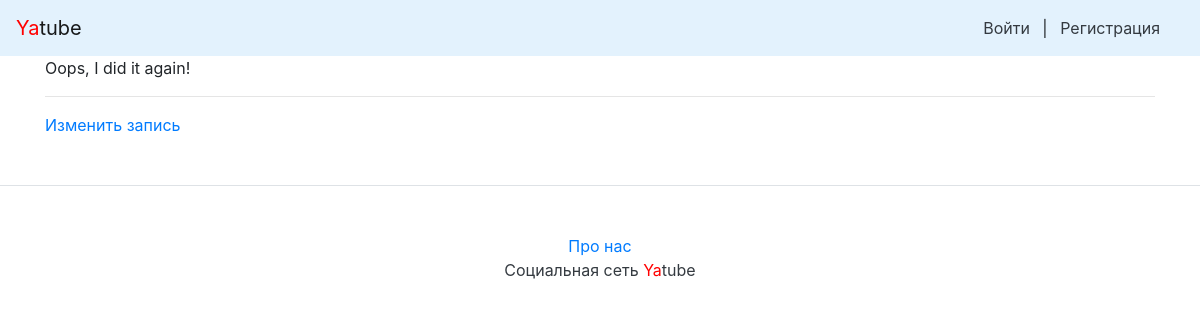
The app's page /None/39/, older data.
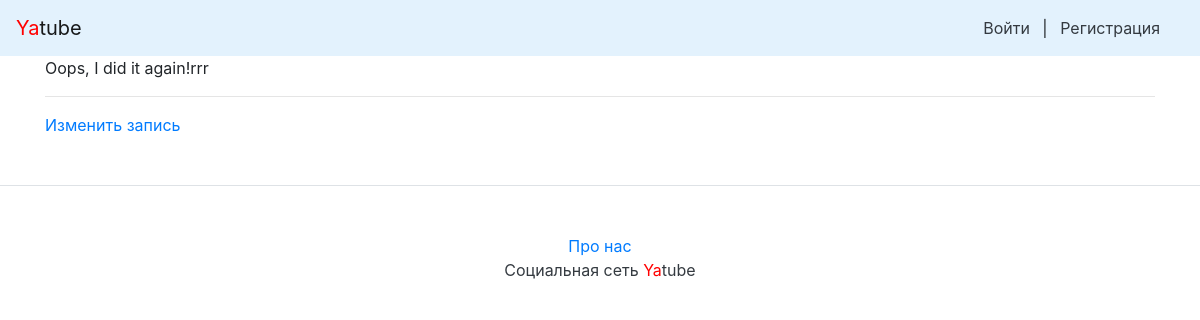
The same page, newer data.
### posts/models.py (models this page shows)
class Post(models.Model):
    text=models.CharField(max_length=25,null=True,verbose_name='введите текст' )
    pub_date=models.DateTimeField('date published',auto_now_add=True)
    author=models.ForeignKey(User, on_delete=models.CASCADE, null=True,related_name='posts')
    def __str__(self):
        return self.text

### posts/views.py (the view)
# urls.py: path('<str:username>/<int:post_id>/', post_view, name='tak'),
def post_view(request,username,post_id):
    post = Post.objects.get(id=post_id)
    posts = Post.objects.filter(author__username=username)
    context={'post':post, 'posts':posts}
    return render(request, 'post.html',context)

### templates/post.html
{% extends 'base.html' %}
{% block content %}
{{post}}
<hr>
<a href="{% url 'edit' request.user.id post.id %}">Изменить запись</a></p>
{% endblock content %}

Row changes from the older to the newer data that the page shows:
changed Post: text "Oops, I did it again!" → "Oops, I did it again!rrr"
